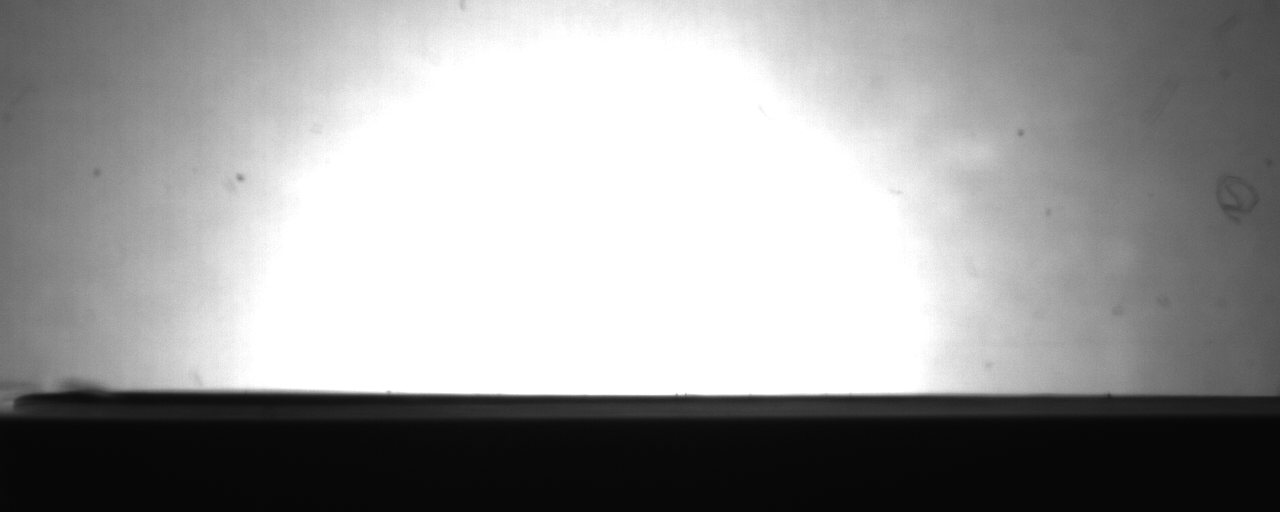
#> input picture temp/empty_261123_154407.tif, 1280 x 512 px, found by its file name
$ python determine_film_height.py
#> lines starting #> are read from the running program, lines starting #| are printed output that depends on the picture; after the words box and inside, x2 and y2 are one past the last pixel; in counts of white or black regions, pixels touching at a corner belong together
"""Film height measurement from camera images."""

from pathlib import Path

import cv2
import numpy as np

# Film-height detection settings. Adjust these values to match the camera image.
IMAGE_CROP_LEFT = 120  # Ignore left-edge artifacts when measuring plate height.
CANNY_THR1 = 0  # Lower threshold for Canny edge detection.
CANNY_THR2 = 255  # Upper threshold for Canny edge detection.
PLATE_HEIGHT_CROSSING_TOLERANCE_PX = 1  # Allowed vertical distance from plate.
FILM_HEIGHT_RIGHTMOST_WIDTH_PX = 256  # Width used to average film height.
CONTACT_ANGLE_FIT_WIDTH_PX = 6  # Fit window extends this far right of contact.
REFERENCE_LINE_DASH_LENGTH_PX = 10
REFERENCE_LINE_GAP_LENGTH_PX = 5


def detect_film_rim(
    edge_x: np.ndarray,
    edge_y: np.ndarray,
) -> tuple[np.ndarray, np.ndarray]:
    """Return the highest detected rim pixel at each x-coordinate.

    The image is vertically flipped before detection, so higher y-values
    correspond to higher points in the original image.
    """
    # Store one y-coordinate per image column; -1 marks columns with no edge.
    rim_y_by_x = np.full(int(np.max(edge_x)) + 1, -1, dtype=np.int32)

    # Keep the largest y-coordinate in each column, which is the upper rim
    # because callers flip the image so y increases upward.
    np.maximum.at(rim_y_by_x, edge_x, edge_y)

    # Return only columns where an edge was detected.
    rim_x = np.flatnonzero(rim_y_by_x >= 0)
    return rim_x, rim_y_by_x[rim_x]


def measure_film_properties(
    image_path: Path,
    plate_measurement: tuple[float, float, np.ndarray, np.ndarray, tuple[int, int]],
    scale_mm_per_px: float | None,
    output_dir: Path,
) -> tuple[float, float, float, float]:
    """Determine film thickness, its plate-derived error, and contact angle.

    Args:
        image_path: Path to the camera image file.
        plate_measurement: Plate height, standard deviation, rim coordinates,
            and image dimensions returned by measure_plate_height.
        scale_mm_per_px: Camera calibration in millimetres per pixel.
        output_dir: Directory to save visualization.

    Returns:
        Film thickness and plate-derived standard deviation in mm, acute
        contact angle in degrees, and mean film level in pixels.
    """
    original_image = cv2.imread(str(image_path), cv2.IMREAD_GRAYSCALE)
    if original_image is None:
        raise FileNotFoundError(f"Image not found at path: {image_path}")
    measurement, visualization = measure_film_frame(
        original_image, plate_measurement, scale_mm_per_px)
    visualization_path = output_dir / f"{image_path.stem}_processed.png"
    if not cv2.imwrite(str(visualization_path), visualization):
        raise OSError(f"Failed to save visualization to: {visualization_path}")
    return measurement


def measure_film_frame(
    original_image: np.ndarray,
    plate_measurement: tuple[float, float, np.ndarray, np.ndarray, tuple[int, int]],
    scale_mm_per_px: float | None,
) -> tuple[tuple[float, float, float, float], np.ndarray]:
    """Measure and annotate an 8-bit grayscale frame without saving it."""
    if (
        scale_mm_per_px is None
        or not np.isfinite(scale_mm_per_px)
        or scale_mm_per_px <= 0
    ):
        raise ValueError("Camera scale_mm_per_px must be a positive finite value")
    plate_height, plate_std, plate_x, plate_y, plate_shape = plate_measurement
    if original_image.shape != plate_shape:
        raise ValueError(
            f"Film image shape {original_image.shape} does not match "
            f"plate image shape {plate_shape}"
        )
    image = original_image[::-1, :]

    # Detect the upper film rim from the Canny edges.
    edge_map = cv2.Canny(image, CANNY_THR1, CANNY_THR2)
    edge_y, edge_x = np.where(edge_map != 0)
    if edge_x.size == 0:
        raise ValueError("No film-height edge pixels detected")
    rim_x, rim_y = detect_film_rim(edge_x, edge_y)

    # Find the rightmost rim point within the plate-height tolerance.
    _, image_width = image.shape
    crossing_indices = np.flatnonzero(
        np.abs(rim_y - plate_height) <= PLATE_HEIGHT_CROSSING_TOLERANCE_PX
    )
    if crossing_indices.size == 0:
        raise ValueError("Film contour does not cross the plate height")
    contact_index = int(crossing_indices[-1])
    contact_x = int(rim_x[contact_index])

    # Average the detected rim points in the rightmost configured columns.
    height_start_x = image_width - FILM_HEIGHT_RIGHTMOST_WIDTH_PX
    height_mask = rim_x >= height_start_x
    if not np.any(height_mask):
        raise ValueError("No contour points in the configured film-height range")
    film_height_px = float(np.mean(rim_y[height_mask]))
    thickness_mm = (film_height_px - plate_height) * scale_mm_per_px
    thickness_error_mm = plate_std * scale_mm_per_px

    # Fit the contour to the right of contact and convert its slope to an
    # acute angle relative to the horizontal plate.
    fit_mask = (
        (rim_x >= contact_x)
        & (rim_x <= contact_x + CONTACT_ANGLE_FIT_WIDTH_PX)
    )
    fit_x = rim_x[fit_mask]
    fit_y = rim_y[fit_mask]
    if fit_x.size < 2:
        raise ValueError("Not enough contour points to determine contact angle")
    slope, intercept = np.polyfit(fit_x, fit_y, 1)
    contact_angle_deg = float(np.degrees(np.arctan(abs(slope))))

    # Draw annotations on the unflipped source image so the output has the
    # same orientation and pixel dimensions as the camera image.
    visualization = cv2.cvtColor(original_image, cv2.COLOR_GRAY2BGR)

    # Draw the full film rim in blue and the measured plate rim in green.
    rim_points = np.column_stack(
        (rim_x, image.shape[0] - 1 - rim_y)
    ).astype(np.int32).reshape((-1, 1, 2))
    cv2.polylines(
        visualization, [rim_points], False, (255, 0, 0), 1, cv2.LINE_8
    )
    plate_points = np.column_stack(
        (plate_x, image.shape[0] - 1 - plate_y)
    ).astype(np.int32).reshape((-1, 1, 2))
    cv2.polylines(
        visualization, [plate_points], False, (0, 255, 0), 1, cv2.LINE_8
    )

    # Draw dashed white lines at the mean plate and film levels.
    plate_level_y = image.shape[0] - 1 - int(round(plate_height))
    film_level_y = image.shape[0] - 1 - int(round(film_height_px))
    for level_y, start_x in (
        (plate_level_y, 0),
        (film_level_y, max(0, height_start_x)),
    ):
        for x in range(
            start_x, image_width,
            REFERENCE_LINE_DASH_LENGTH_PX + REFERENCE_LINE_GAP_LENGTH_PX,
        ):
            cv2.line(
                visualization, (x, level_y),
                (min(x + REFERENCE_LINE_DASH_LENGTH_PX - 1, image_width - 1), level_y),
                (255, 255, 255), 1, cv2.LINE_8,
            )

    # Extend the fitted contact-angle line to the image boundaries. OpenCV
    # clips its endpoints where the line intersects the top or bottom edge.
    fit_y_left = image.shape[0] - 1 - int(round(intercept))
    fit_y_right = image.shape[0] - 1 - int(
        round(slope * (image_width - 1) + intercept)
    )
    cv2.line(
        visualization, (0, fit_y_left), (image_width - 1, fit_y_right),
        (0, 0, 255), 1, cv2.LINE_8,
    )

    # Show pixel levels, the plate's standard deviation, thickness in mm and
    # the contact angle. The error represents only variation in the plate rim.
    labels = (
        f"Plate: {plate_height:.2f} +/- {plate_std:.2f} px",
        f"Film level: {film_height_px:.2f} px",
        f"Film thickness: {thickness_mm:.3f} +/- {thickness_error_mm:.3f} mm",
        f"Contact angle: {contact_angle_deg:.1f} deg",
    )
    for line, label in enumerate(labels):
        cv2.putText(
            visualization, label, (10, 25 + line * 25),
            cv2.FONT_HERSHEY_SIMPLEX, 0.6, (0, 255, 255), 1, cv2.LINE_8,
        )

    return (thickness_mm, thickness_error_mm, contact_angle_deg, film_height_px), visualization


def measure_plate_height(
    background_path: Path,
) -> tuple[float, float, np.ndarray, np.ndarray, tuple[int, int]]:
    """Determine the plate height in pixels from a background image.

    Analyzes a background image (captured without the liquid film)
    to determine the baseline plate height position.

    Args:
        background_path: Path to the background image file.

    Returns:
        Mean height and standard deviation in pixels, rim x/y coordinates,
        and image shape for overlaying the rim on the film image.
    """
    # Retain the source image for its visualization while using a flipped copy
    # to make higher points have larger y-coordinates during detection.
    original_background = cv2.imread(
        str(background_path), cv2.IMREAD_GRAYSCALE
    )
#> original_background is the input picture: shape (512, 1280); min 5, max 255, mean 154.9
    if original_background is None:
        raise RuntimeError(
            f"Failed to read captured image from: {background_path}"
        )
    background = original_background[::-1, :]

    # Detect edges and reduce them to one upper-rim point per image column.
    edge_map = cv2.Canny(background, CANNY_THR1, CANNY_THR2)
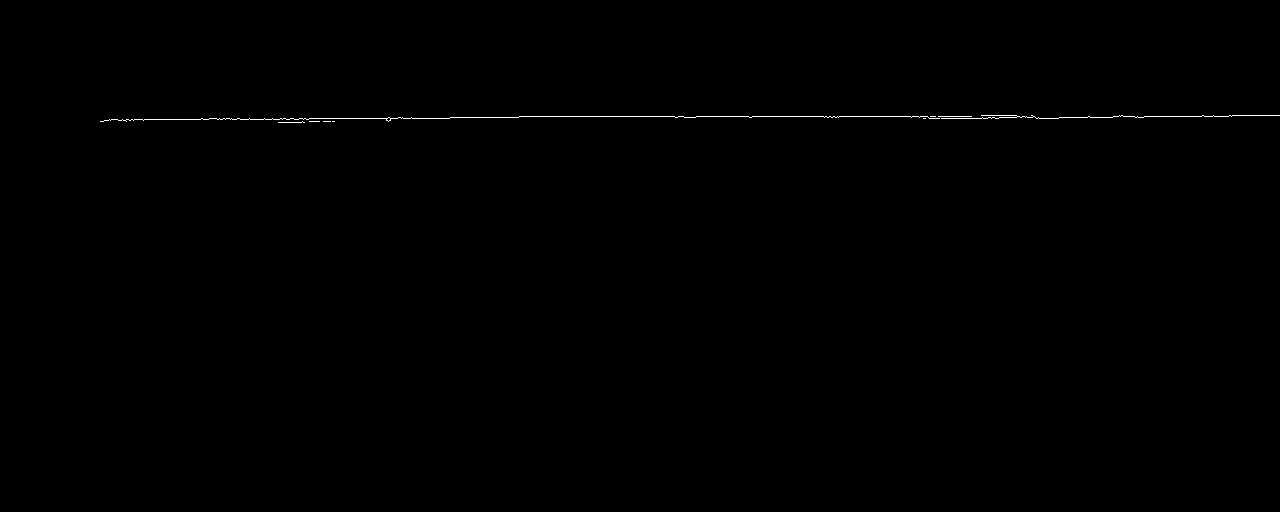
#> edge_map: shape (512, 1280); 0.2% white in thin lines or dots, all inside (x1, y1, x2, y2) = (100, 115, 1280, 123)
    edge_y, edge_x = np.where(edge_map != 0)
#> edge_y = 1317 values from 115 to 122; edge_x = 1317 values, max 1279 at index 93, min 100 at index 1262, mean 690.4

    if edge_x.size == 0:
        raise ValueError("No film-height edge pixels detected")

    top_x, top_y = detect_film_rim(edge_x, edge_y)
#> in detect_film_rim, `rim_y_by_x = np.full(int(np.max(edge_x)) + 1, -1, dtype=np.int32)`: rim_y_by_x = 1280 values from -1 to -1
#> in detect_film_rim, `rim_x = np.flatnonzero(rim_y_by_x >= 0)`: rim_x = 1180 values from 100 to 1279
#> top_x = 1180 values from 100 to 1279; top_y = 1180 values, max 122 at index 178, min 115 at index 1019, mean 117.2

    # Exclude only the configured left-edge artifact region; use the rest of
    # the image width to calculate the baseline plate height.
    image_height, image_width = background.shape
    included = (top_x >= IMAGE_CROP_LEFT) & (top_x < image_width)
    top_x, top_y = top_x[included], top_y[included]
#> top_x = 1160 values from 120 to 1279; top_y = 1160 values, max 122 at index 158, min 115 at index 999, mean 117.1
    if top_y.size == 0:
        raise ValueError("No valid plate height values found")

    # Use the standard deviation of the detected plate rim as the error in
    # plate height; this does not include uncertainty in the film or scale.
    plate_height = float(np.mean(top_y))
#> plate_height = 117.1
    plate_std = float(np.std(top_y))
#> plate_std = 1.5

    return plate_height, plate_std, top_x, top_y, (image_height, image_width)


if __name__ == "__main__":
    from tcm_control.devices.camera import DEFAULT_SCALE_MM_PER_PX
    # Example usage: measure film height from captured images
    output_dir = Path(
        r"/Users/tommieverouden/Developer/twente-cough-machine/control/temp"
    )

    # Step 1: Determine baseline plate height from background image
    background_path = Path(
        r"/Users/tommieverouden/Developer/twente-cough-machine/control/temp/empty_261123_154407.tif"
    )
    plate_measurement = measure_plate_height(background_path)
#> plate_measurement = 5 items
    plate_height_px, plate_std_px, _, _, _ = plate_measurement
#> plate_height_px = 117.1; plate_std_px = 1.5
    print(f"Determined plate height: {plate_height_px:.1f} +/- {plate_std_px:.1f} px")
#| Determined plate height: 117.1 +/- 1.5 px

    # Step 2: Measure film height from image with film layer
    image_path = Path(
        r"/Users/tommieverouden/Developer/twente-cough-machine/control/temp/infuse_4mL.tif"
    )
    # Use the same camera calibration as the experiment configuration.
    scale_mm_per_px = DEFAULT_SCALE_MM_PER_PX
    film_height_mm, film_error_mm, contact_angle_deg, film_level_px = measure_film_properties(
        image_path, plate_measurement, scale_mm_per_px, output_dir)
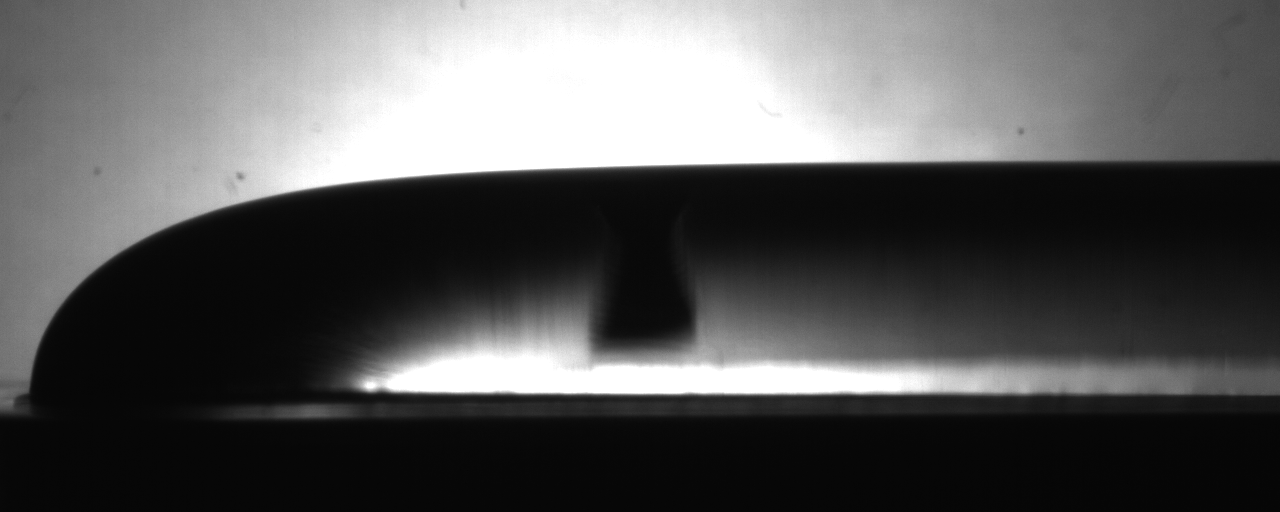
#> input picture temp/infuse_4mL.tif, 1280 x 512 px, found by its file name
#> in measure_film_properties, original_image is the input picture: shape (512, 1280); min 4, max 255, mean 87.9
#> in measure_film_frame, `plate_height, plate_std, plate_x, plate_y, plate_shape = plate_measure..`: plate_height = 117.1; plate_std = 1.5; plate_x = 1160 values from 120 to 1279; plate_y has the same summary as top_y in measure_plate_height; plate_shape = (512, 1280)
#> in measure_film_frame, `edge_y, edge_x = np.where(edge_map != 0)`: edge_y = 2138 values from 112 to 351; edge_x = 2138 values, max 1279 at index 2052, min 15 at index 0, mean 620
#> in measure_film_frame, `rim_x, rim_y = detect_film_rim(edge_x, edge_y)`: rim_x = 1265 values from 15 to 1279; rim_y = 1265 values, max 351 at index 1071, min 114 at index 0, mean 326.2
#> in measure_film_frame, `crossing_indices = np.flatnonzero( np.abs(rim_y - plate_height) <= PLA..`: crossing_indices = [6, 7, 8, 9, 10, 11, 12]
#> in measure_film_frame, `contact_index = int(crossing_indices[-1])`: contact_index = 12
#> in measure_film_frame, `contact_x = int(rim_x[contact_index])`: contact_x = 27
#> in measure_film_frame, `film_height_px = float(np.mean(rim_y[height_mask]))`: film_height_px = 350.3
#> in measure_film_frame, `thickness_mm = (film_height_px - plate_height) * scale_mm_per_px`: thickness_mm = 3.75
#> in measure_film_frame, `thickness_error_mm = plate_std * scale_mm_per_px`: thickness_error_mm = 0.0241
#> in measure_film_frame, `fit_x = rim_x[fit_mask]`: fit_x = [27, 28, 29, 30, 31, 32, 33]
#> in measure_film_frame, `fit_y = rim_y[fit_mask]`: fit_y = [118, 119, 124, 132, 139, 145, 149]
#> in measure_film_frame, `slope, intercept = np.polyfit(fit_x, fit_y, 1)`: slope = 5.71; intercept = -39.14
#> in measure_film_frame, `contact_angle_deg = float(np.degrees(np.arctan(abs(slope))))`: contact_angle_deg = 80.07
#> in measure_film_frame, `rim_points = np.column_stack( (rim_x, image.shape[0] - 1 - rim_y) ).as..`: rim_points = contour of 1265 points, box (x1, y1, x2, y2) (15, 160, 1280, 398), area 119143
#> in measure_film_frame, `plate_points = np.column_stack( (plate_x, image.shape[0] - 1 - plate_y..`: plate_points = contour of 1160 points, box (x1, y1, x2, y2) (120, 389, 1280, 397), area 441
#> in measure_film_frame, `plate_level_y = image.shape[0] - 1 - int(round(plate_height))`: plate_level_y = 394
#> in measure_film_frame, `film_level_y = image.shape[0] - 1 - int(round(film_height_px))`: film_level_y = 161
#> the loop in measure_film_frame, `for level_y, start_x in ( (plate_level_y, 0), (film_level_y, max(0, he..` made 2 passes
#> (level_y, start_x) on passes 1 to 2: (394, 0), (161, 1024)
#> after the loop in measure_film_frame, `for level_y, start_x in (`:
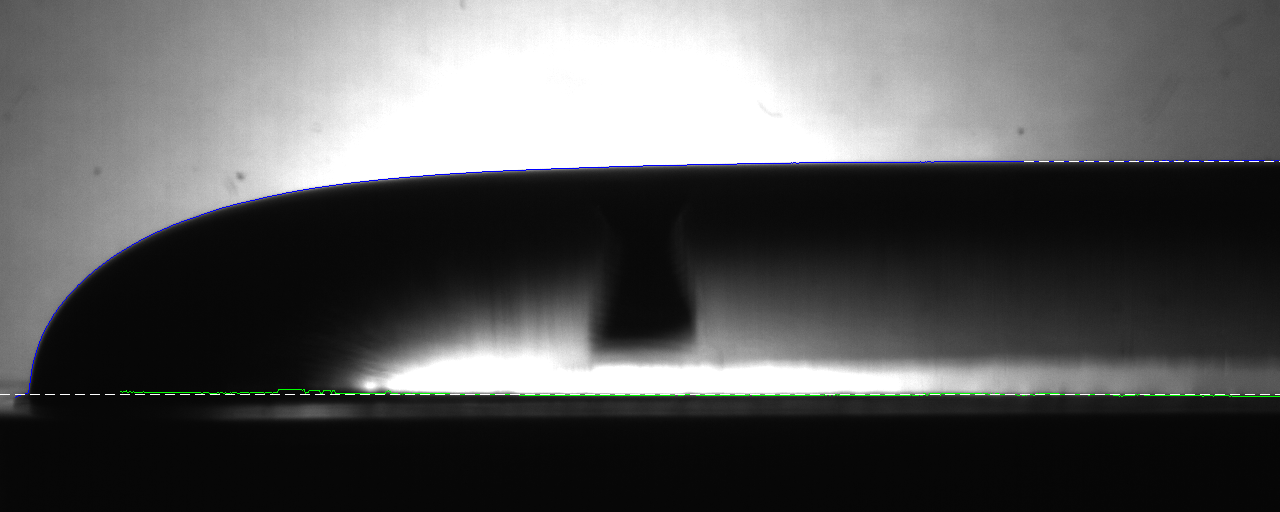
#> visualization: shape (512, 1280, 3); mean B, G, R 88.3, 88.3, 87.9
#> in measure_film_frame, `fit_y_left = image.shape[0] - 1 - int(round(intercept))`: fit_y_left = 550
#> in measure_film_frame, `fit_y_right = image.shape[0] - 1 - int( round(slope * (image_width - 1..`: fit_y_right = -6758
#> in measure_film_frame, `cv2.line( visualization, (0, fit_y_left), (image_width - 1, fit_y_righ..`:
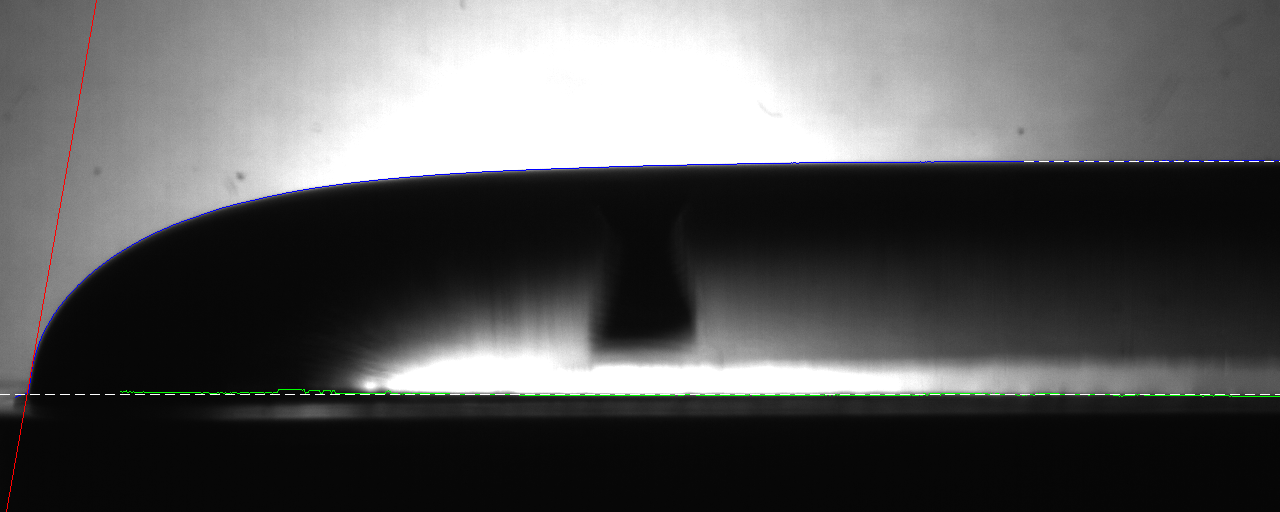
#> visualization: shape (512, 1280, 3); 0.08% of pixels changed, all inside (x1, y1, x2, y2) = (6, 0, 97, 512)
#> in measure_film_frame, `labels = ( f"Plate: {plate_height:.2f} +/- {plate_std:.2f} px", f"Film..`: labels = ('Plate: 117.12 +/- 1.50 px', 'Film level: 350.33 px', 'Film thickness: 3.752 +/- 0.024 mm', 'Contact angle: 80.1 deg')
#> the loop in measure_film_frame, `for line, label in enumerate(labels):` made 4 passes
#> label on passes 1 to 4: 'Plate: 117.12 +/- 1.50 px', 'Film level: 350.33 px', 'Film thickness: 3.752 +/- 0.024 mm', 'Contact angle: 80.1 deg'
#> after the loop in measure_film_frame, `for line, label in enumerate(labels):`:
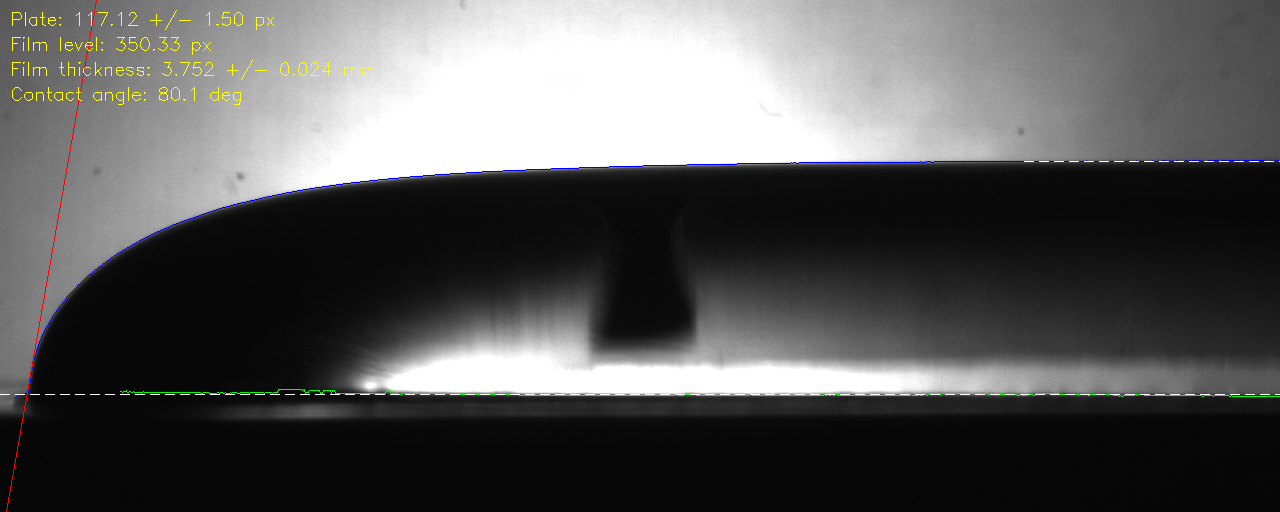
#> visualization: shape (512, 1280, 3); 0.3% of pixels changed, all inside (x1, y1, x2, y2) = (12, 10, 376, 105)
#> in measure_film_properties, `measurement, visualization = measure_film_frame( original_image, plate..`: measurement = (3.75, 0.0241, 80.07, 350.3)
#> film_height_mm = 3.75; film_error_mm = 0.0241; contact_angle_deg = 80.07; film_level_px = 350.3
    print(f"Determined film level: {film_level_px:.2f} px")
#| Determined film level: 350.33 px
    print(f"Determined film height: {film_height_mm:.3f} +/- {film_error_mm:.3f} mm")
#| Determined film height: 3.752 +/- 0.024 mm
    print(f"Determined contact angle: {contact_angle_deg:.2f} deg")
#| Determined contact angle: 80.07 deg
